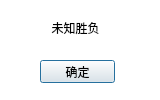
<?xml version="1.0" encoding="UTF-8"?>
<ui version="4.0">
 <class>ResignDlg</class>
 <widget class="QDialog" name="ResignDlg">
  <property name="geometry">
   <rect>
    <x>0</x>
    <y>0</y>
    <width>160</width>
    <height>100</height>
   </rect>
  </property>
  <property name="windowTitle">
   <string>Dialog</string>
  </property>
  <property name="styleSheet">
   <string notr="true">QDialog{
	background-color: rgb(255, 255, 255);
}</string>
  </property>
  <widget class="QLabel" name="label">
   <property name="geometry">
    <rect>
     <x>40</x>
     <y>20</y>
     <width>71</width>
     <height>16</height>
    </rect>
   </property>
   <property name="font">
    <font>
     <family>微软雅黑</family>
    </font>
   </property>
   <property name="text">
    <string>未知胜负</string>
   </property>
   <property name="alignment">
    <set>Qt::AlignCenter</set>
   </property>
  </widget>
  <widget class="QPushButton" name="pushButton">
   <property name="geometry">
    <rect>
     <x>40</x>
     <y>60</y>
     <width>75</width>
     <height>23</height>
    </rect>
   </property>
   <property name="font">
    <font>
     <family>微软雅黑</family>
    </font>
   </property>
   <property name="text">
    <string>确定</string>
   </property>
  </widget>
 </widget>
 <resources/>
 <connections>
  <connection>
   <sender>pushButton</sender>
   <signal>clicked()</signal>
   <receiver>ResignDlg</receiver>
   <slot>close()</slot>
   <hints>
    <hint type="sourcelabel">
     <x>143</x>
     <y>163</y>
    </hint>
    <hint type="destinationlabel">
     <x>330</x>
     <y>160</y>
    </hint>
   </hints>
  </connection>
 </connections>
</ui>
